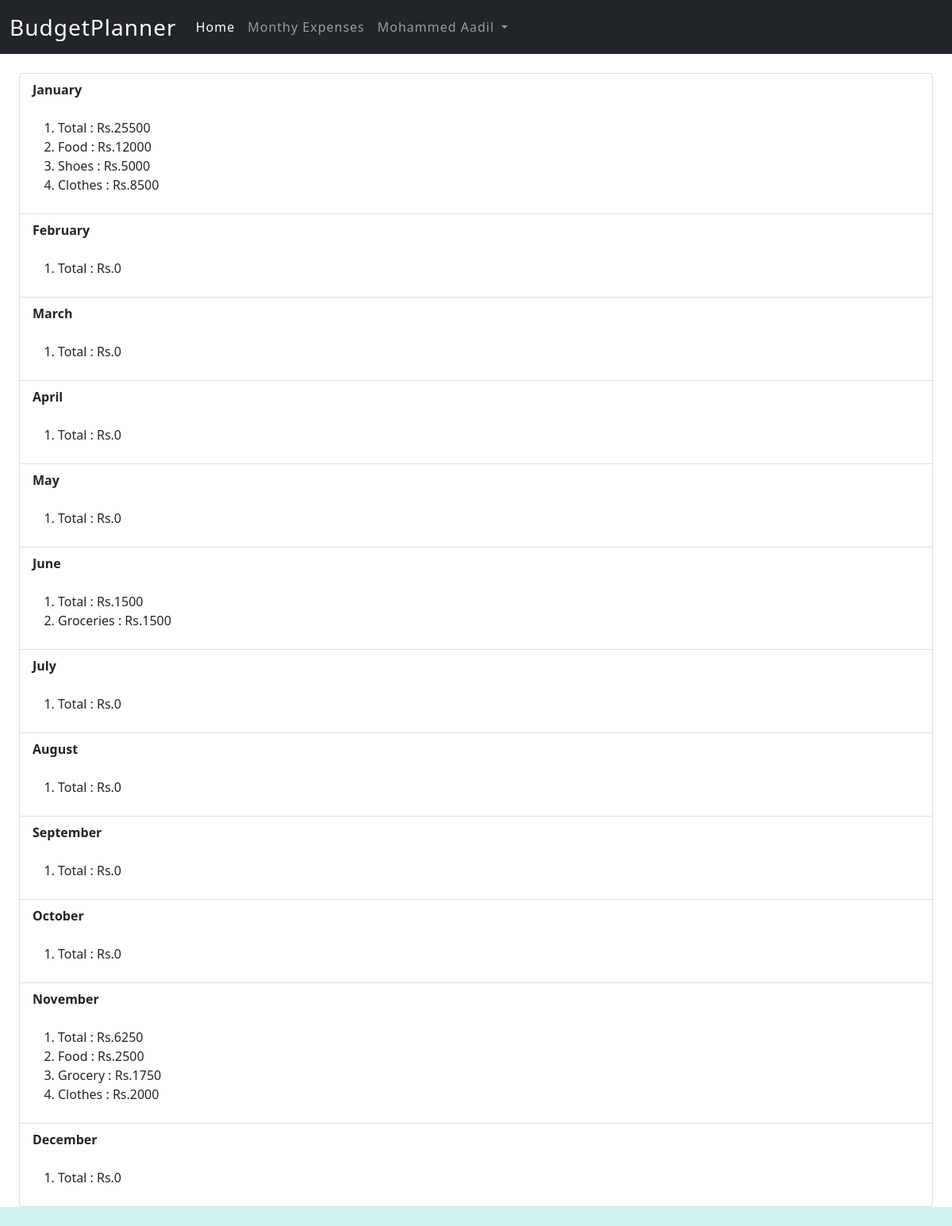
Page /expense/ (signed in) on the earlier database version.
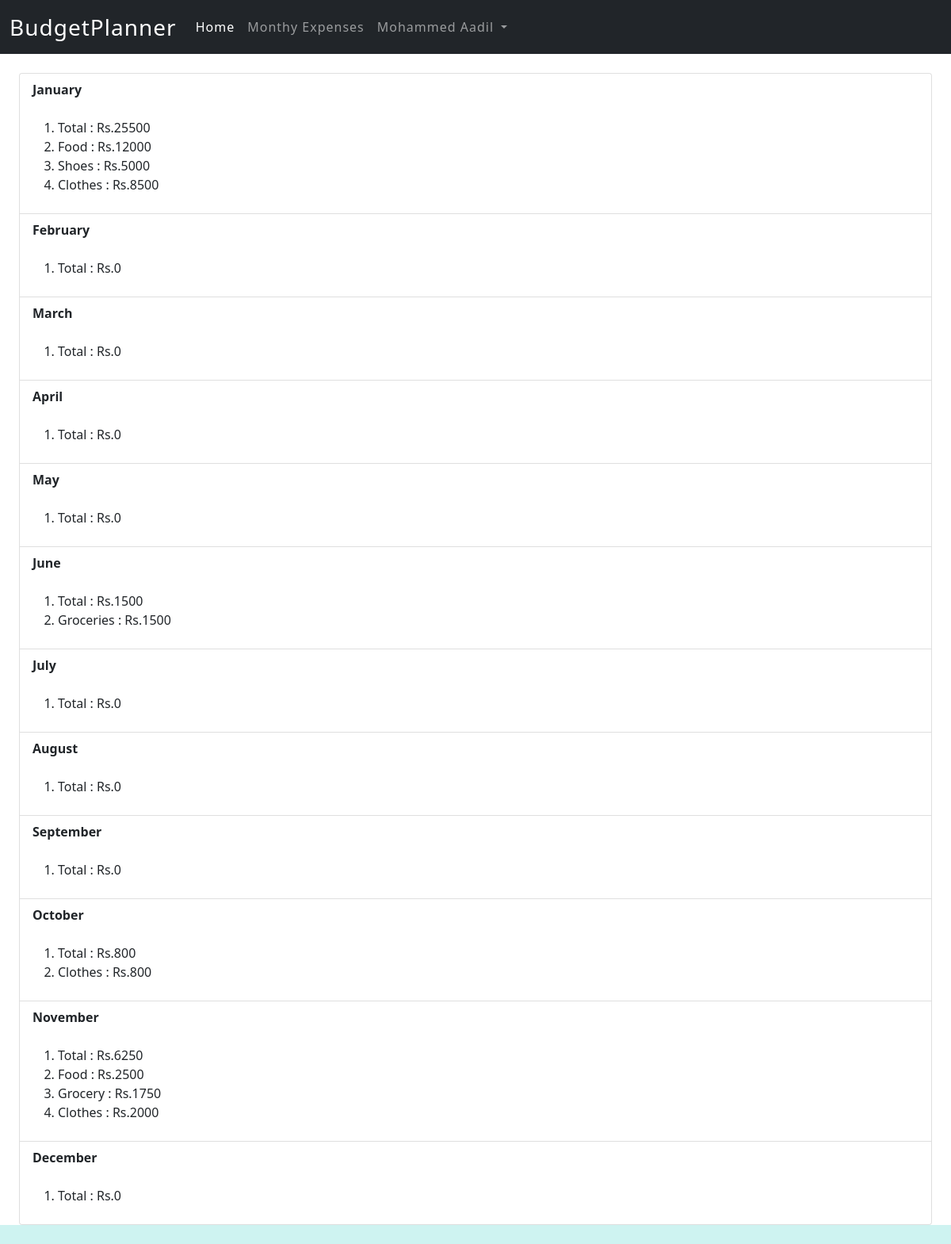
Same page on the later database version.
### home/models.py (models this page shows)
class Budget(models.Model):
    id = models.IntegerField(null=False,auto_created=True,primary_key=True)
    user = models.ForeignKey(User,on_delete=models.CASCADE)
    date = models.DateField(null=False)
    category = models.CharField(max_length=100,null=False)
    description = models.CharField(max_length=100,null=True)
    cost = models.IntegerField(null=False)

### home/views.py (the view)
# urls.py: path('expense/',views.expenseview,name="Add Page")
def expenseview(request):
    yearorder = Budget.objects.filter(user=request.user)
    yearlist=[
        {"January":{'Total':0}},{"February":{'Total':0}},{"March":{'Total':0}},{"April":{'Total':0}},{"May":{'Total':0}},{"June ":{'Total':0}},{"July":{'Total':0}},{"August":{'Total':0}},{"September":{'Total':0}},{"October":{'Total':0}},{"November":{'Total':0}},{"December":{'Total':0}}
    ]
    for e in yearorder:
        if str(e.date)[0:4]=='2021':
            category=str(e.category).capitalize()
            price=e.cost
            month =list(yearlist[int(str(e.date)[5:7])-1].keys())[0]
            catcost={}
            if(category in list(yearlist[int(str(e.date)[5:7])-1][month].keys())):
                yearlist[int(str(e.date)[5:7])-1][month][category]+=price
                yearlist[int(str(e.date)[5:7])-1][month]['Total']+=price
            else:
                yearlist[int(str(e.date)[5:7])-1][month][category]=price
                yearlist[int(str(e.date)[5:7])-1][month]['Total']+=price
    return render(request,'Home/expensepage.html',{"yearcost":yearlist,"username":request.user.username})

### Templates/Home/expensepage.html (shortened to what this page needs)
{% load static %}
<!DOCTYPE html>
<html lang="en">
<head>
    <link rel="stylesheet" href="{% static 'css/css/bootstrap.css' %}">
    <link rel="stylesheet" href="{% static 'css/expensepagestyle.css' %}">
</head>
<body>
    <section>
        <nav class="navbar navbar-expand-lg navbar-dark bg-dark">
            <div class="container-fluid">
                <a class="navbar-brand" href="/">BudgetPlanner</a>
                <div class="collapse navbar-collapse" id="navbarNavDropdown">
                    <ul class="navbar-nav">
                        <li class="nav-item">
                            <a class="nav-link active" aria-current="page" href="/">Home</a>
                        </li>
                        <li class="nav-item">
                            <a class="nav-link" href="/expense">Monthy Expenses</a>
                        </li>
                        <li class="nav-item dropdown">
                            <a class="nav-link dropdown-toggle" href="#" id="navbarDropdown" role="button" data-bs-toggle="dropdown" aria-expanded="false">
                              {{username}}
                            </a>
                          </li>
                    </ul>
                </div>
            </div>
        </nav>
        <div class="list-group" style = "margin : 24px;">
            {% for e in yearcost %}
            {% for key,value in e.items %}
            <button type="button" class="list-group-item list-group-item-action" onclick="toPie('{{key}}')"><b>{{key}}</b>
                <br></br>
                <ol>
                {% for key1,value1 in value.items %}
                    <li>{{key1}} : Rs.{{value1}}</li>
                {% endfor %}
            </ol>
            </button>
            {% endfor %}
            {% endfor %}
        </div>
    </section>
</body>
</html>

Differences in the rows shown:
added Budget: category "Clothes", cost "800", shown under "October"
Other differences:
list line gone: "Total : Rs. 0"
new list line: "Total : Rs. 800"
